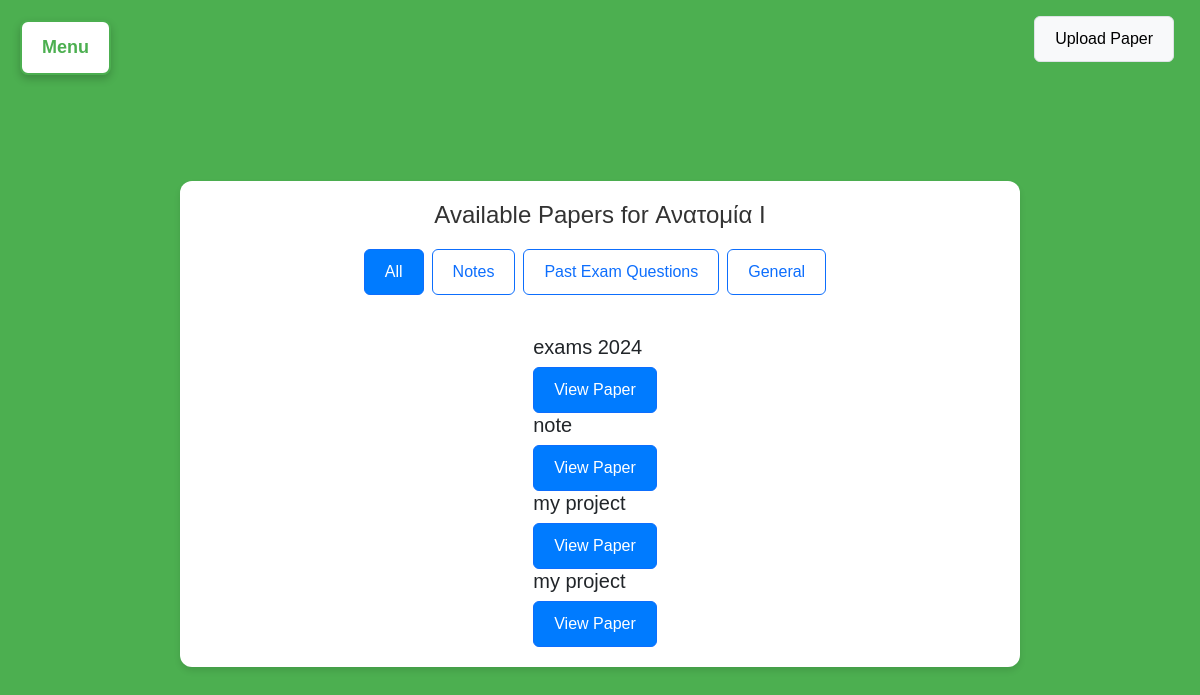
The page /papers/51/51/ on the database as committed earlier.
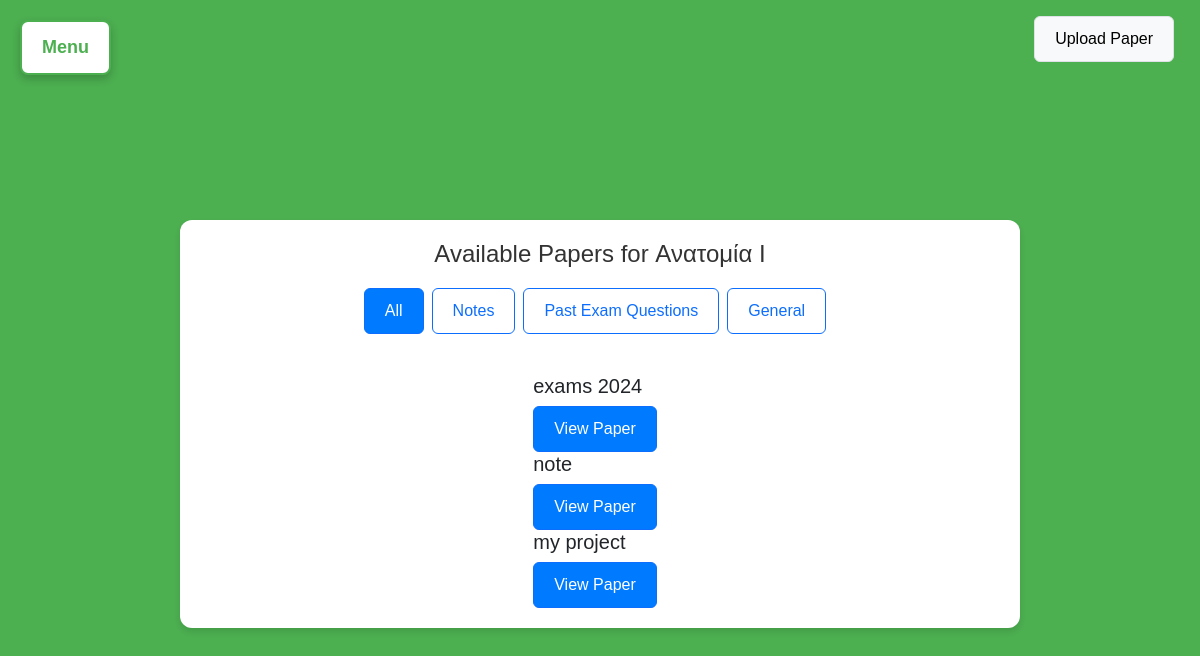
The same page on the database as committed later.
### myapp/models.py (models this page shows, shortened)
class Paper(models.Model):
    title = models.CharField(max_length=255)
    description = models.TextField(default="No description available")
    CATEGORY_CHOICES = [
    ('notes', 'Notes'),
    ('exams', 'Past Exam Questions'),
    ('general', 'General'),
]
    category = models.CharField(max_length=10, choices=CATEGORY_CHOICES, default='general')
    file = models.FileField(upload_to='papers/')  # Folder where the papers will be stored
    course = models.ForeignKey(Course, related_name='papers', on_delete=models.CASCADE)
    uploaded_at = models.DateTimeField(auto_now_add=True)

### myapp/views.py (the view)
# urls.py: path('papers/<int:department_id>/<int:course_id>/', views.papers_view, name='papers'),  # Shows all papers for a course
def papers_view(request, department_id, course_id):
    from .models import Paper
    department = Department.objects.get(id=department_id)
    course = Course.objects.get(id=course_id)
    papers = Paper.objects.filter(course=course)  # You can filter papers by course
    return render(request, 'papers.html', {
        'department': department,
        'course': course,
        'papers': papers,
        'current_category': 'all'
    })

### myapp/templates/papers.html (shortened to what this page needs)
<!DOCTYPE html>
<html lang="en">
    {% load static %}
<head>
    <link href="https://cdn.jsdelivr.net/npm/bootstrap@5.3.0-alpha1/dist/css/bootstrap.min.css" rel="stylesheet">
    <link rel="stylesheet" href="{% static 'css/style.css' %}">
</head>
<body class="papers-page">
    <div class="dropdown-container">
        <button class="dropdown-btn" id="menu-toggle">Menu</button>
    </div>
    <div class="position-absolute top-0 end-0 p-3">
        <a href="{% url 'upload_paper' %}" class="btn btn-light border">Upload Paper</a>
    </div>
    <div class="container mt-5">
        <h2 class="text-center">Available Papers for {{ course.name }}</h2>
        <div class="d-flex justify-content-end mb-3">
            <a href="{% url 'papers' department_id=department.id course_id=course.id %}"
               class="btn {% if current_category == 'all' %}btn-primary{% else %}btn-outline-primary{% endif %} me-2">
                All
            </a>
            <a href="{% url 'papers_by_category' department_id=department.id course_id=course.id category='notes' %}"
               class="btn {% if current_category == 'notes' %}btn-primary{% else %}btn-outline-primary{% endif %} me-2">
                Notes
            </a>
            <a href="{% url 'papers_by_category' department_id=department.id course_id=course.id category='exams' %}"
               class="btn {% if current_category == 'exams' %}btn-primary{% else %}btn-outline-primary{% endif %} me-2">
                Past Exam Questions
            </a>
            <a href="{% url 'papers_by_category' department_id=department.id course_id=course.id category='general' %}"
               class="btn {% if current_category == 'general' %}btn-primary{% else %}btn-outline-primary{% endif %}">
                General
            </a>
        </div>
        <div class="paper-list mt-4">
            <form method="POST" action="{% url 'papers' department_id=department.id course_id=course.id %}">
                {% for paper in papers %}
                    <div class="paper-item">
                        <h5>{{ paper.title }}</h5>
                        <a href="{% url 'paper_detail' department_id=department.id course_id=course.id paper_id=paper.id %}" class="btn btn-primary">View Paper</a>
                    </div>
                {% empty %}
                    <p>No papers available for this course.</p>
                {% endfor %}
            </form>
        </div>
    </div>
</body>
</html>

Rows that differ between the two databases and show on the page:
removed Paper: title "my project"
